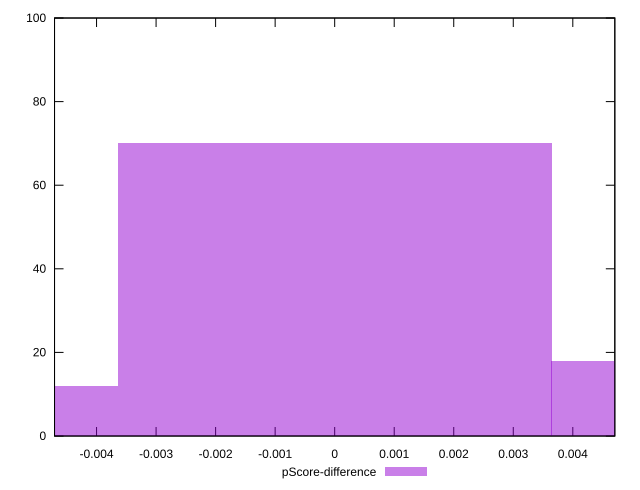

This chart was generated by the following gnuplot code:
reset

$pScoreDifference <<EOF
0 70
-0.0072845239022161605 12
0.0072845239022161605 18
EOF

set key outside below
set boxwidth 0.0072845239022161605
set xrange [-0.004705882352941226:0.004705882352941171]
set yrange [0:100]
set trange [0:100]
set style fill transparent solid 0.5 noborder
set terminal svg size 640, 490 enhanced background rgb 'white'
set output "report_00015_2021-02-09T16-11-33.973Z/uses-text-compression/samples/pages+cached+noadtech/pScore-difference/histogram.svg"

plot $pScoreDifference title "pScore-difference" with boxes

reset
